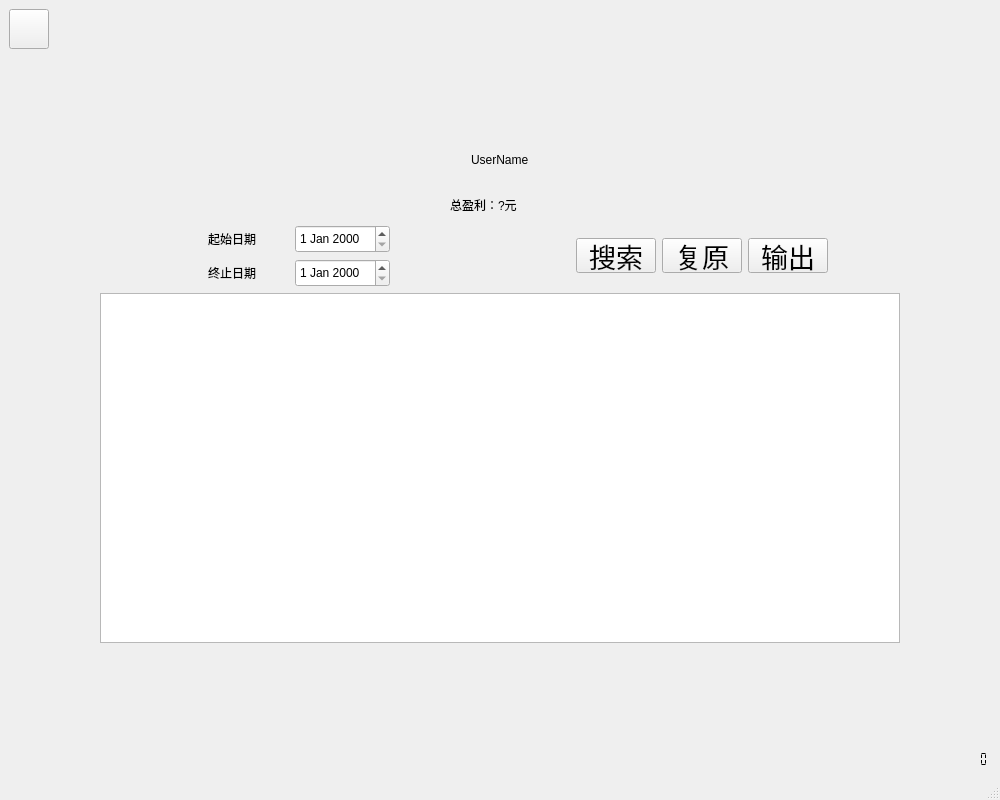
<?xml version="1.0" encoding="UTF-8"?>
<ui version="4.0">
 <class>ShopSearchWindow</class>
 <widget class="QMainWindow" name="ShopSearchWindow">
  <property name="geometry">
   <rect>
    <x>0</x>
    <y>0</y>
    <width>1000</width>
    <height>800</height>
   </rect>
  </property>
  <property name="minimumSize">
   <size>
    <width>1000</width>
    <height>800</height>
   </size>
  </property>
  <property name="windowTitle">
   <string>MainWindow</string>
  </property>
  <widget class="QWidget" name="centralwidget">
   <layout class="QGridLayout" name="gridLayout_2">
    <item row="0" column="1">
     <spacer name="verticalSpacer_3">
      <property name="orientation">
       <enum>Qt::Vertical</enum>
      </property>
      <property name="sizeHint" stdset="0">
       <size>
        <width>20</width>
        <height>108</height>
       </size>
      </property>
     </spacer>
    </item>
    <item row="2" column="2">
     <spacer name="verticalSpacer_4">
      <property name="orientation">
       <enum>Qt::Vertical</enum>
      </property>
      <property name="sizeHint" stdset="0">
       <size>
        <width>20</width>
        <height>107</height>
       </size>
      </property>
     </spacer>
    </item>
    <item row="1" column="0" colspan="4">
     <layout class="QHBoxLayout" name="horizontalLayout_8">
      <item>
       <spacer name="horizontalSpacer_13">
        <property name="orientation">
         <enum>Qt::Horizontal</enum>
        </property>
        <property name="sizeHint" stdset="0">
         <size>
          <width>65</width>
          <height>17</height>
         </size>
        </property>
       </spacer>
      </item>
      <item>
       <layout class="QGridLayout" name="gridLayout">
        <item row="0" column="0" colspan="2">
         <layout class="QHBoxLayout" name="horizontalLayout">
          <item>
           <spacer name="horizontalSpacer">
            <property name="orientation">
             <enum>Qt::Horizontal</enum>
            </property>
            <property name="sizeHint" stdset="0">
             <size>
              <width>40</width>
              <height>20</height>
             </size>
            </property>
           </spacer>
          </item>
          <item>
           <widget class="QLabel" name="UserName">
            <property name="minimumSize">
             <size>
              <width>0</width>
              <height>50</height>
             </size>
            </property>
            <property name="maximumSize">
             <size>
              <width>16777215</width>
              <height>50</height>
             </size>
            </property>
            <property name="styleSheet">
             <string notr="true">font: 36pt &quot;.SF NS Text&quot;;</string>
            </property>
            <property name="text">
             <string>UserName</string>
            </property>
           </widget>
          </item>
          <item>
           <spacer name="horizontalSpacer_2">
            <property name="orientation">
             <enum>Qt::Horizontal</enum>
            </property>
            <property name="sizeHint" stdset="0">
             <size>
              <width>40</width>
              <height>20</height>
             </size>
            </property>
           </spacer>
          </item>
         </layout>
        </item>
        <item row="1" column="0" colspan="2">
         <layout class="QHBoxLayout" name="horizontalLayout_2">
          <item>
           <spacer name="horizontalSpacer_9">
            <property name="orientation">
             <enum>Qt::Horizontal</enum>
            </property>
            <property name="sizeHint" stdset="0">
             <size>
              <width>98</width>
              <height>20</height>
             </size>
            </property>
           </spacer>
          </item>
          <item>
           <widget class="QLabel" name="money">
            <property name="minimumSize">
             <size>
              <width>100</width>
              <height>28</height>
             </size>
            </property>
            <property name="styleSheet">
             <string notr="true">font: 20pt &quot;.SF NS Text&quot;;</string>
            </property>
            <property name="text">
             <string>总盈利：?元</string>
            </property>
           </widget>
          </item>
          <item>
           <spacer name="horizontalSpacer_10">
            <property name="orientation">
             <enum>Qt::Horizontal</enum>
            </property>
            <property name="sizeHint" stdset="0">
             <size>
              <width>118</width>
              <height>20</height>
             </size>
            </property>
           </spacer>
          </item>
         </layout>
        </item>
        <item row="2" column="0">
         <layout class="QHBoxLayout" name="horizontalLayout_3">
          <item>
           <spacer name="horizontalSpacer_3">
            <property name="orientation">
             <enum>Qt::Horizontal</enum>
            </property>
            <property name="sizeHint" stdset="0">
             <size>
              <width>40</width>
              <height>20</height>
             </size>
            </property>
           </spacer>
          </item>
          <item>
           <widget class="QLabel" name="StartLabel">
            <property name="minimumSize">
             <size>
              <width>81</width>
              <height>28</height>
             </size>
            </property>
            <property name="styleSheet">
             <string notr="true">font: 20pt &quot;.SF NS Text&quot;;</string>
            </property>
            <property name="text">
             <string>起始日期</string>
            </property>
           </widget>
          </item>
          <item>
           <widget class="QDateEdit" name="StartDateEdit">
            <property name="minimumSize">
             <size>
              <width>0</width>
              <height>28</height>
             </size>
            </property>
            <property name="maximumSize">
             <size>
              <width>16777215</width>
              <height>28</height>
             </size>
            </property>
           </widget>
          </item>
          <item>
           <spacer name="horizontalSpacer_4">
            <property name="orientation">
             <enum>Qt::Horizontal</enum>
            </property>
            <property name="sizeHint" stdset="0">
             <size>
              <width>40</width>
              <height>20</height>
             </size>
            </property>
           </spacer>
          </item>
         </layout>
        </item>
        <item row="2" column="1" rowspan="2">
         <layout class="QHBoxLayout" name="horizontalLayout_7">
          <item>
           <spacer name="horizontalSpacer_11">
            <property name="orientation">
             <enum>Qt::Horizontal</enum>
            </property>
            <property name="sizeHint" stdset="0">
             <size>
              <width>40</width>
              <height>20</height>
             </size>
            </property>
           </spacer>
          </item>
          <item>
           <widget class="QPushButton" name="FilterButton">
            <property name="minimumSize">
             <size>
              <width>0</width>
              <height>35</height>
             </size>
            </property>
            <property name="maximumSize">
             <size>
              <width>16777215</width>
              <height>35</height>
             </size>
            </property>
            <property name="font">
             <font>
              <family>.SF NS Text</family>
              <pointsize>20</pointsize>
              <weight>50</weight>
              <italic>false</italic>
              <bold>false</bold>
             </font>
            </property>
            <property name="styleSheet">
             <string notr="true">font: 20pt &quot;.SF NS Text&quot;;</string>
            </property>
            <property name="text">
             <string>搜索</string>
            </property>
           </widget>
          </item>
          <item>
           <widget class="QPushButton" name="ResetButton">
            <property name="minimumSize">
             <size>
              <width>0</width>
              <height>35</height>
             </size>
            </property>
            <property name="maximumSize">
             <size>
              <width>16777215</width>
              <height>35</height>
             </size>
            </property>
            <property name="font">
             <font>
              <family>.SF NS Text</family>
              <pointsize>20</pointsize>
              <weight>50</weight>
              <italic>false</italic>
              <bold>false</bold>
             </font>
            </property>
            <property name="styleSheet">
             <string notr="true">font: 20pt &quot;.SF NS Text&quot;;</string>
            </property>
            <property name="text">
             <string>复原</string>
            </property>
           </widget>
          </item>
          <item>
           <widget class="QPushButton" name="ExportButton">
            <property name="minimumSize">
             <size>
              <width>0</width>
              <height>35</height>
             </size>
            </property>
            <property name="maximumSize">
             <size>
              <width>16777215</width>
              <height>35</height>
             </size>
            </property>
            <property name="font">
             <font>
              <family>.SF NS Text</family>
              <pointsize>20</pointsize>
              <weight>50</weight>
              <italic>false</italic>
              <bold>false</bold>
             </font>
            </property>
            <property name="styleSheet">
             <string notr="true">font: 20pt &quot;.SF NS Text&quot;;</string>
            </property>
            <property name="text">
             <string>输出</string>
            </property>
           </widget>
          </item>
          <item>
           <spacer name="horizontalSpacer_12">
            <property name="orientation">
             <enum>Qt::Horizontal</enum>
            </property>
            <property name="sizeHint" stdset="0">
             <size>
              <width>40</width>
              <height>20</height>
             </size>
            </property>
           </spacer>
          </item>
         </layout>
        </item>
        <item row="3" column="0">
         <layout class="QHBoxLayout" name="horizontalLayout_6">
          <item>
           <spacer name="horizontalSpacer_5">
            <property name="orientation">
             <enum>Qt::Horizontal</enum>
            </property>
            <property name="sizeHint" stdset="0">
             <size>
              <width>40</width>
              <height>20</height>
             </size>
            </property>
           </spacer>
          </item>
          <item>
           <widget class="QLabel" name="FinishLabel">
            <property name="minimumSize">
             <size>
              <width>81</width>
              <height>28</height>
             </size>
            </property>
            <property name="styleSheet">
             <string notr="true">font: 20pt &quot;.SF NS Text&quot;;</string>
            </property>
            <property name="text">
             <string>终止日期</string>
            </property>
           </widget>
          </item>
          <item>
           <widget class="QDateEdit" name="FinishDateEdit">
            <property name="minimumSize">
             <size>
              <width>0</width>
              <height>28</height>
             </size>
            </property>
            <property name="maximumSize">
             <size>
              <width>16777215</width>
              <height>28</height>
             </size>
            </property>
           </widget>
          </item>
          <item>
           <spacer name="horizontalSpacer_6">
            <property name="orientation">
             <enum>Qt::Horizontal</enum>
            </property>
            <property name="sizeHint" stdset="0">
             <size>
              <width>40</width>
              <height>20</height>
             </size>
            </property>
           </spacer>
          </item>
         </layout>
        </item>
        <item row="4" column="0" colspan="2">
         <widget class="QTableWidget" name="tableWidget">
          <property name="minimumSize">
           <size>
            <width>800</width>
            <height>350</height>
           </size>
          </property>
          <property name="maximumSize">
           <size>
            <width>800</width>
            <height>350</height>
           </size>
          </property>
          <attribute name="verticalHeaderVisible">
           <bool>false</bool>
          </attribute>
         </widget>
        </item>
       </layout>
      </item>
      <item>
       <spacer name="horizontalSpacer_14">
        <property name="orientation">
         <enum>Qt::Horizontal</enum>
        </property>
        <property name="sizeHint" stdset="0">
         <size>
          <width>27</width>
          <height>17</height>
         </size>
        </property>
       </spacer>
      </item>
     </layout>
    </item>
    <item row="0" column="0">
     <layout class="QVBoxLayout" name="verticalLayout">
      <item>
       <layout class="QHBoxLayout" name="horizontalLayout_4">
        <item>
         <widget class="QPushButton" name="BackButton">
          <property name="minimumSize">
           <size>
            <width>40</width>
            <height>40</height>
           </size>
          </property>
          <property name="maximumSize">
           <size>
            <width>40</width>
            <height>40</height>
           </size>
          </property>
          <property name="styleSheet">
           <string notr="true">font: 36pt &quot;.SF NS Text&quot;;</string>
          </property>
          <property name="text">
           <string/>
          </property>
          <property name="icon">
           <iconset>
            <normaloff>../../Downloads/返回.png</normaloff>../../Downloads/返回.png</iconset>
          </property>
         </widget>
        </item>
        <item>
         <spacer name="horizontalSpacer_7">
          <property name="orientation">
           <enum>Qt::Horizontal</enum>
          </property>
          <property name="sizeHint" stdset="0">
           <size>
            <width>40</width>
            <height>20</height>
           </size>
          </property>
         </spacer>
        </item>
       </layout>
      </item>
      <item>
       <spacer name="verticalSpacer">
        <property name="orientation">
         <enum>Qt::Vertical</enum>
        </property>
        <property name="sizeHint" stdset="0">
         <size>
          <width>20</width>
          <height>40</height>
         </size>
        </property>
       </spacer>
      </item>
     </layout>
    </item>
    <item row="2" column="3">
     <layout class="QVBoxLayout" name="verticalLayout_2">
      <item>
       <spacer name="verticalSpacer_2">
        <property name="orientation">
         <enum>Qt::Vertical</enum>
        </property>
        <property name="sizeHint" stdset="0">
         <size>
          <width>20</width>
          <height>40</height>
         </size>
        </property>
       </spacer>
      </item>
      <item>
       <layout class="QHBoxLayout" name="horizontalLayout_5">
        <item>
         <spacer name="horizontalSpacer_8">
          <property name="orientation">
           <enum>Qt::Horizontal</enum>
          </property>
          <property name="sizeHint" stdset="0">
           <size>
            <width>40</width>
            <height>20</height>
           </size>
          </property>
         </spacer>
        </item>
        <item>
         <widget class="QLCDNumber" name="Time">
          <property name="minimumSize">
           <size>
            <width>140</width>
            <height>20</height>
           </size>
          </property>
          <property name="maximumSize">
           <size>
            <width>140</width>
            <height>20</height>
           </size>
          </property>
          <property name="styleSheet">
           <string notr="true">font: 13pt &quot;Arial&quot;;</string>
          </property>
          <property name="frameShape">
           <enum>QFrame::NoFrame</enum>
          </property>
          <property name="digitCount">
           <number>19</number>
          </property>
          <property name="segmentStyle">
           <enum>QLCDNumber::Flat</enum>
          </property>
         </widget>
        </item>
       </layout>
      </item>
     </layout>
    </item>
   </layout>
  </widget>
  <widget class="QMenuBar" name="menubar">
   <property name="geometry">
    <rect>
     <x>0</x>
     <y>0</y>
     <width>1000</width>
     <height>22</height>
    </rect>
   </property>
  </widget>
  <widget class="QStatusBar" name="statusbar"/>
 </widget>
 <resources/>
 <connections/>
</ui>
